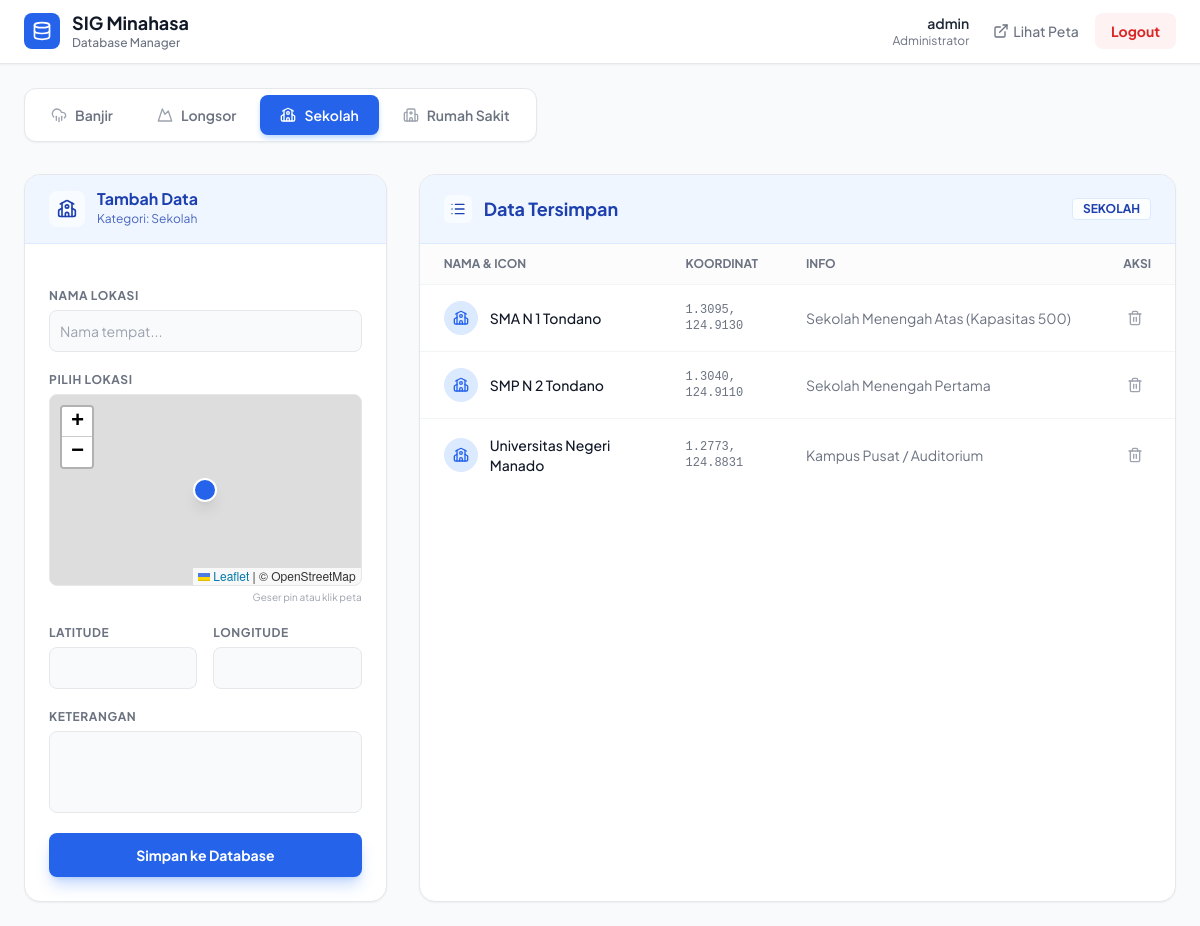
/admin.php?tab=sekolah (signed in), run on the app's committed database.
### tables this page shows
CREATE TABLE `sekolah` (
  `id` varchar(50) NOT NULL,
  `nama` varchar(255) NOT NULL,
  `lat` decimal(10,8) NOT NULL,
  `lng` decimal(11,8) NOT NULL,
  `keterangan` text DEFAULT NULL
);

### admin.php (the view, shortened to what this page needs)
<?php
$pdo = getDBConnection();
$currentTab = $_GET['tab'] ?? 'banjir';
$categoryConfig = [
    'banjir' => [
        'label' => 'Banjir',
        'icon' => 'cloud-rain',
        'tab_active' => 'bg-red-600 text-white shadow-red-200',
        'header_bg' => 'bg-red-50',
        'header_text' => 'text-red-800',
        'border' => 'border-red-100',
        'icon_bg' => 'bg-red-100',
        'icon_text' => 'text-red-600',
        'btn_bg' => 'bg-red-600 hover:bg-red-700 shadow-red-500/30'
    ],
    'longsor' => [
        'label' => 'Longsor',
        'icon' => 'mountain',
        'tab_active' => 'bg-orange-500 text-white shadow-orange-200',
        'header_bg' => 'bg-orange-50',
        'header_text' => 'text-orange-800',
        'border' => 'border-orange-100',
        'icon_bg' => 'bg-orange-100',
        'icon_text' => 'text-orange-600',
        'btn_bg' => 'bg-orange-500 hover:bg-orange-600 shadow-orange-500/30'
    ],
    'sekolah' => [
        'label' => 'Sekolah',
        'icon' => 'school',
        'tab_active' => 'bg-blue-600 text-white shadow-blue-200',
        'header_bg' => 'bg-blue-50',
        'header_text' => 'text-blue-800',
        'border' => 'border-blue-100',
        'icon_bg' => 'bg-blue-100',
        'icon_text' => 'text-blue-600',
        'btn_bg' => 'bg-blue-600 hover:bg-blue-700 shadow-blue-500/30'
    ],
    'rs' => [
        'label' => 'Rumah Sakit',
        'icon' => 'hospital',
        'tab_active' => 'bg-green-600 text-white shadow-green-200',
        'header_bg' => 'bg-green-50',
        'header_text' => 'text-green-800',
        'border' => 'border-green-100',
        'icon_bg' => 'bg-green-100',
        'icon_text' => 'text-green-600',
        'btn_bg' => 'bg-green-600 hover:bg-green-700 shadow-green-500/30'
    ]
];
$activeConfig = $categoryConfig[$currentTab];
$currentData = [];
try {
    $stmt = $pdo->query("SELECT * FROM $currentTab ORDER BY nama ASC");
    $currentData = $stmt->fetchAll(PDO::FETCH_ASSOC);
} catch (PDOException $e) {
    $currentData = [];
}
?>
<!DOCTYPE html>
<html lang="id">
<head>
    <script src="https://cdn.tailwindcss.com"></script>
    <link rel="stylesheet" href="https://unpkg.com/leaflet@1.9.4/dist/leaflet.css" />
</head>
<body class="bg-gray-50 text-gray-800">
    <div class="min-h-screen flex flex-col">
        <nav class="bg-white border-b border-gray-200 px-6 py-3 flex justify-between items-center sticky top-0 z-50 shadow-sm">
            <div class="flex items-center gap-3">
                <div class="bg-blue-600 p-2 rounded-lg text-white">
                    <i data-lucide="database" class="w-5 h-5"></i>
                </div>
                <div>
                    <h1 class="font-bold text-lg leading-tight text-gray-900">SIG Minahasa</h1>
                    <p class="text-xs text-gray-500 font-medium">Database Manager</p>
                </div>
            </div>
            <div class="flex items-center gap-4">
                <div class="hidden md:block text-right mr-2">
                    <p class="text-sm font-semibold text-gray-800"><?php echo htmlspecialchars($_SESSION['admin_username']); ?></p>
                    <p class="text-xs text-gray-500">Administrator</p>
                </div>
                <a href="index.php" class="text-gray-500 hover:text-blue-600 transition text-sm font-medium flex items-center gap-1">
                    <i data-lucide="external-link" class="w-4 h-4"></i> Lihat Peta
                </a>
                <a href="?logout=1" class="bg-red-50 text-red-600 hover:bg-red-100 px-4 py-2 rounded-lg text-sm font-bold transition">
                    Logout
                </a>
            </div>
        </nav>
        <div class="flex-1 max-w-7xl mx-auto w-full p-6">
            <div class="bg-white p-1.5 rounded-xl border border-gray-200 shadow-sm inline-flex mb-8 overflow-x-auto max-w-full space-x-1">
                <?php foreach($categoryConfig as $key => $cfg):
                    $isActive = $currentTab === $key;
                    $tabClass = $isActive ? $cfg['tab_active'] . ' shadow-md' : 'text-gray-500 hover:text-gray-900 hover:bg-gray-50';
                    $iconColor = $isActive ? 'text-white' : 'text-gray-400';
                ?>
                    <a href="?tab=<?php echo $key; ?>" class="flex items-center gap-2 px-5 py-2.5 rounded-lg text-sm font-semibold whitespace-nowrap transition-all duration-200 <?php echo $tabClass; ?>">
                        <i data-lucide="<?php echo $cfg['icon']; ?>" class="w-4 h-4 <?php echo $iconColor; ?>"></i>
                        <?php echo $cfg['label']; ?>
                    </a>
                <?php endforeach; ?>
            </div>
            <div class="grid grid-cols-1 lg:grid-cols-12 gap-8">
                <div class="lg:col-span-4">
                    <div class="bg-white rounded-2xl shadow-sm border border-gray-200 overflow-hidden sticky top-24">
                        <div class="<?php echo $activeConfig['header_bg']; ?> px-6 py-4 border-b <?php echo $activeConfig['border']; ?> flex items-center gap-3">
                            <div class="p-2 rounded-lg bg-white/60 <?php echo $activeConfig['header_text']; ?>">
                                <i data-lucide="<?php echo $activeConfig['icon']; ?>" class="w-5 h-5"></i>
                            </div>
                            <div>
                                <h2 class="font-bold <?php echo $activeConfig['header_text']; ?> leading-none">Tambah Data</h2>
                                <p class="text-xs <?php echo $activeConfig['header_text']; ?> opacity-80 mt-1">Kategori: <?php echo $activeConfig['label']; ?></p>
                            </div>
                        </div>
                        <div class="p-6">
                            <form method="POST" class="space-y-5">
                                <div>
                                    <label class="block text-xs font-bold text-gray-500 uppercase tracking-wider mb-1.5">Nama Lokasi</label>
                                    <input type="text" name="nama" required class="w-full bg-gray-50 border border-gray-200 text-gray-800 text-sm rounded-lg focus:ring-2 focus:ring-blue-500 block p-2.5 outline-none transition" placeholder="Nama tempat...">
                                </div>
                                <div>
                                    <label class="block text-xs font-bold text-gray-500 uppercase tracking-wider mb-1.5">Pilih Lokasi</label>
                                    <div id="preview-map" class="w-full h-48 rounded-lg border border-gray-200 z-0 overflow-hidden relative"></div>
                                    <p class="text-[10px] text-gray-400 mt-1 text-right">Geser pin atau klik peta</p>
                                </div>
                                <div class="grid grid-cols-2 gap-4">
                                    <div>
                                        <label class="block text-xs font-bold text-gray-500 uppercase tracking-wider mb-1.5">Latitude</label>
                                        <input type="number" step="any" name="lat" id="lat-input" required class="w-full bg-gray-50 border border-gray-200 text-gray-800 text-sm rounded-lg focus:ring-blue-500 block p-2.5 font-mono">
                                    </div>
                                    <div>
                                        <label class="block text-xs font-bold text-gray-500 uppercase tracking-wider mb-1.5">Longitude</label>
                                        <input type="number" step="any" name="lng" id="lng-input" required class="w-full bg-gray-50 border border-gray-200 text-gray-800 text-sm rounded-lg focus:ring-blue-500 block p-2.5 font-mono">
                                    </div>
                                </div>
                                <div>
                                    <label class="block text-xs font-bold text-gray-500 uppercase tracking-wider mb-1.5">Keterangan</label>
                                    <textarea name="keterangan" rows="3" class="w-full bg-gray-50 border border-gray-200 text-gray-800 text-sm rounded-lg focus:ring-blue-500 block p-2.5 resize-none"></textarea>
                                </div>
                                <button type="submit" class="w-full text-white font-bold rounded-lg text-sm px-5 py-3 transition-all duration-200 shadow-lg <?php echo $activeConfig['btn_bg']; ?>">
                                    Simpan ke Database
                                </button>
                            </form>
                        </div>
                    </div>
                </div>
                <div class="lg:col-span-8">
                    <div class="bg-white rounded-2xl shadow-sm border border-gray-200 overflow-hidden flex flex-col h-full">
                        <div class="<?php echo $activeConfig['header_bg']; ?> px-6 py-5 border-b <?php echo $activeConfig['border']; ?> flex justify-between items-center">
                            <div class="flex items-center gap-3">
                                <div class="p-1.5 rounded-md bg-white/60 <?php echo $activeConfig['header_text']; ?>">
                                    <i data-lucide="list" class="w-4 h-4"></i>
                                </div>
                                <h2 class="font-bold <?php echo $activeConfig['header_text']; ?> text-lg">Data Tersimpan</h2>
                            </div>
                            <span class="bg-white/80 <?php echo $activeConfig['header_text']; ?> text-xs font-bold px-2.5 py-0.5 rounded border <?php echo $activeConfig['border']; ?> uppercase"><?php echo $activeConfig['label']; ?></span>
                        </div>
                        <div class="overflow-x-auto flex-grow">
                            <table class="w-full text-sm text-left">
                                <thead class="text-xs text-gray-500 uppercase bg-gray-50/50 border-b border-gray-100">
                                    <tr>
                                        <th class="px-6 py-3 font-bold">Nama & Icon</th>
                                        <th class="px-6 py-3 font-bold">Koordinat</th>
                                        <th class="px-6 py-3 font-bold">Info</th>
                                        <th class="px-6 py-3 font-bold text-right">Aksi</th>
                                    </tr>
                                </thead>
                                <tbody class="divide-y divide-gray-100">
                                    <?php if (empty($currentData)): ?>
                                        <tr>
                                            <td colspan="5" class="px-6 py-12 text-center text-gray-400">
                                                <div class="flex flex-col items-center justify-center">
                                                    <div class="bg-gray-50 p-4 rounded-full mb-3">
                                                        <i data-lucide="<?php echo $activeConfig['icon']; ?>" class="w-8 h-8 opacity-20"></i>
                                                    </div>
                                                    <p>Database kosong untuk kategori ini.</p>
                                                </div>
                                            </td>
                                        </tr>
                                    <?php else: ?>
                                        <?php foreach ($currentData as $item): ?>
                                            <tr class="bg-white hover:bg-blue-50/50 transition group">
                                                <td class="px-6 py-4">
                                                    <div class="flex items-center gap-3">
                                                        <div class="p-2 rounded-full <?php echo $activeConfig['icon_bg'] . ' ' . $activeConfig['icon_text']; ?> border <?php echo $activeConfig['border']; ?>">
                                                            <i data-lucide="<?php echo $activeConfig['icon']; ?>" class="w-4 h-4"></i>
                                                        </div>
                                                        <span class="font-medium text-gray-900"><?php echo htmlspecialchars($item['nama']); ?></span>
                                                    </div>
                                                </td>
                                                <td class="px-6 py-4 font-mono text-xs text-gray-500">
                                                    <?php echo number_format($item['lat'], 4); ?>, <br>
                                                    <?php echo number_format($item['lng'], 4); ?>
                                                </td>
                                                <td class="px-6 py-4 text-gray-500 max-w-xs truncate">
                                                    <?php echo htmlspecialchars($item['keterangan'] ?? '-'); ?>
                                                </td>
                                                <td class="px-6 py-4 text-right">
                                                    <form method="POST" class="inline-block" onsubmit="return confirm('Hapus permanen dari database?')">
                                                        <button type="submit" class="text-gray-400 hover:text-red-600 hover:bg-red-50 p-2 rounded-full transition">
                                                            <i data-lucide="trash-2" class="w-4 h-4"></i>
                                                        </button>
                                                    </form>
                                                </td>
                                            </tr>
                                        <?php endforeach; ?>
                                    <?php endif; ?>
                                </tbody>
                            </table>
                        </div>
                    </div>
                </div>
            </div>
        </div>
    </div>
</body>
</html>

### admin.php (style rules this page uses)
body { font-family: 'Plus Jakarta Sans', sans-serif; }
.leaflet-container { z-index: 0; }

### data on the page
sekolah: nama "SMA N 1 Tondano", lat "1.3095", lng "124.9130", keterangan "Sekolah Menengah Atas (Kapasitas 500)"
sekolah: nama "SMP N 2 Tondano", lat "1.3040", lng "124.9110", keterangan "Sekolah Menengah Pertama"
sekolah: nama "Universitas Negeri Manado", lat "1.2773", lng "124.8831", keterangan "Kampus Pusat / Auditorium"

### other printed values
$_SESSION['admin_username'] "admin"
$cfg['label'] "Banjir"
$cfg['label'] "Longsor"
$cfg['label'] "Sekolah"
$cfg['label'] "Rumah Sakit"
$activeConfig['label'] "Sekolah"
$activeConfig['label'] "SEKOLAH"
